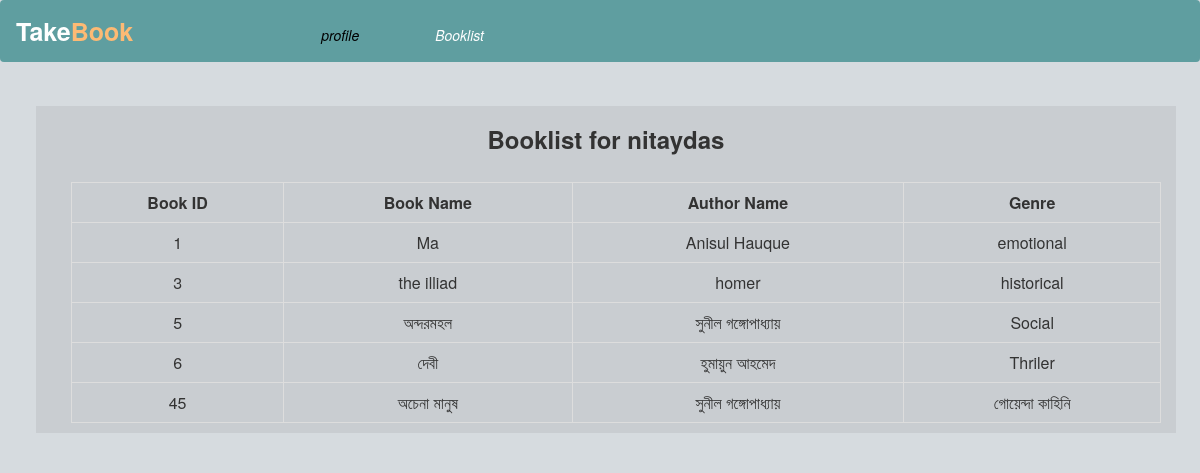
/booklist/nitaydas/, run on an earlier commit of the app's database.
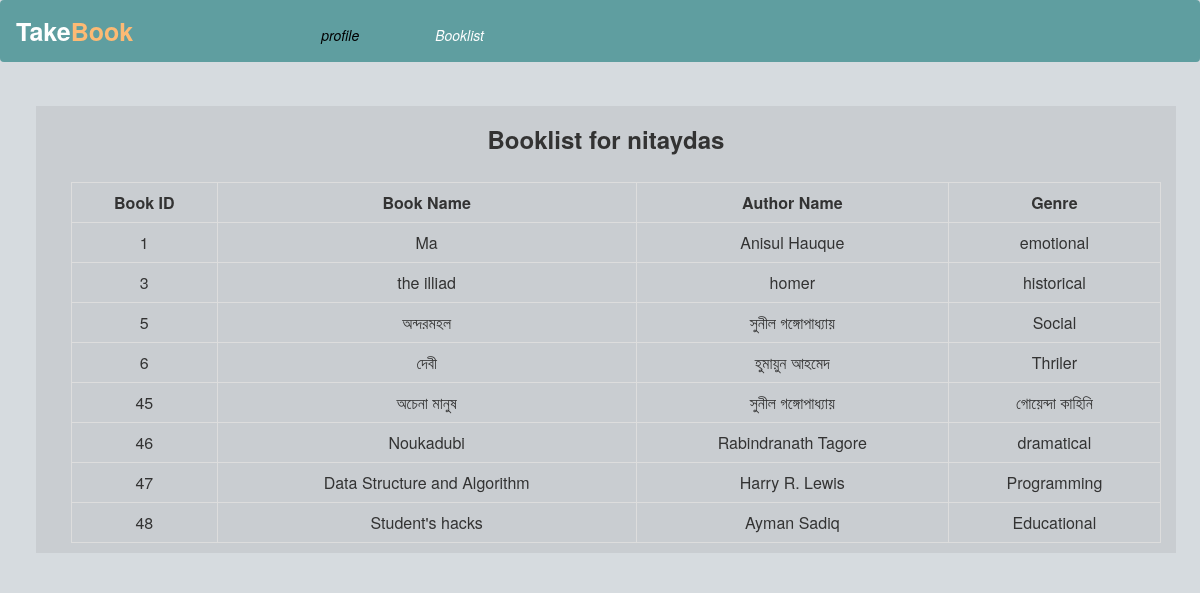
And on a later commit of the database.
### profileapp/models.py (models this page shows, shortened)
class Book(models.Model):
    owner=models.ForeignKey(User,on_delete=models.CASCADE)
    title=models.CharField(max_length=100)
    author=models.CharField(max_length=100,null=True)
    genre=models.CharField(max_length=100,null=True)
    availability = models.IntegerField(default=0)
    created_at = models.DateTimeField(auto_now_add=True)

### profileapp/views.py (the view)
# urls.py: path('booklist/<str:username>/',profileview.booklist, name='booklist'),
def booklist(request,username):
    user2=User.objects.get(username=username)
    user_booklist= Book.objects.filter(owner=user2)
    return render(request, 'profile/booklist.html', {'user2':user2,'user_booklist': user_booklist})

### templates/profile/booklist.html (shortened to what this page needs)
<html lang="en">
<head>
    <link href="https://cdn.jsdelivr.net/npm/bootstrap@5.3.2/dist/css/bootstrap.min.css" rel="stylesheet">
    <link rel="stylesheet" href="https://maxcdn.bootstrapcdn.com/bootstrap/3.4.1/css/bootstrap.min.css">
    <link rel="stylesheet" href="https://cdnjs.cloudflare.com/ajax/libs/font-awesome/4.7.0/css/font-awesome.min.css">
</head>
  <body>
  <nav class="navbar navbar-expand-lg " style="background-color:#5F9EA0;">
        <div class="navbar-header">
          <a class="navbar-brand" href="{% url 'home' %}"><strong class="text-white fs-1" style="margin:0px 100px 0px 0px">Take<span class="text-orange-300">Book</span> </strong> </a>
        </div>
        <ul class="nav navbar-nav">
          <li class="nav-item"><i><a href={% url 'profile' username=user2.username %} class="btn " style="color:black;margin:8px 0px 0px 50px">profile</a></i></li>
          <li class="nav-item"><i><a href={% url 'booklist' username=user2.username %} class="btn " style="color:white;margin:8px 0px 0px 50px">Booklist</a></i></li>
        </ul>
    </nav>
    <div class="container-fluid">
        <div class-"row">
           <div class="col-lg-12 text-center" style="margin:24px 6px 12px 6px">
             <div class="container-fluid" style="background-color: #1111">
                <h3 class="text-center"><strong>Booklist for {{ user2.username }}</strong></h3><br>
                <ul>
                <table >
                    <tr >
                      <th>Book ID</th><th>Book Name </th> <th> Author Name </th>
                       <th>Genre</th>
                    </tr>
                {% for book in user_booklist %}
                    <tr>
                        <td>{{book.id}}</td><td>{{ book.title }}</td><td>{{ book.author }}</td>
                        <td>{{ book.genre }}</td>
                    </tr>
                {% endfor %}
                </table>
                </ul>
              </div>
           </div>
        </div>
    </div>
</body>
</html>

### templates/profile/booklist.html (style rules this page uses)
table { width: 100%; border-collapse: collapse; }
th, td { border: 1px solid #ddd; padding: 8px; text-align: center; }
body { background-color: #d6dbdf ; }
.text-orange-300 { color: #fdba74; }

What changed in the data, as far as the page shows it:
added Book: id "46", title "Noukadubi", author "Rabindranath Tagore", genre "dramatical"
added Book: id "47", title "Data Structure and Algorithm", author "Harry R. Lewis", genre "Programming"
added Book: id "48", title "Student's hacks", author "Ayman Sadiq", genre "Educational"
